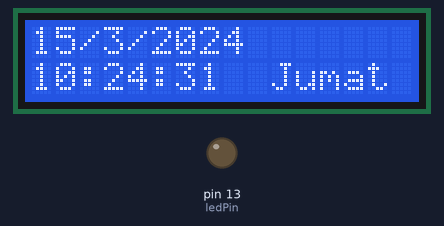
This sketch was run on a simulated Arduino Uno, built with avr-gcc and run on an emulated ATmega328P. Shown: 16×2 character LCD, output pins drawn as LEDs (lit = HIGH). The local clock reads 2024-03-15 10:24:30 at power-on unless the sketch sets it.

Above: at 1.1 s.
At 5.2 s:
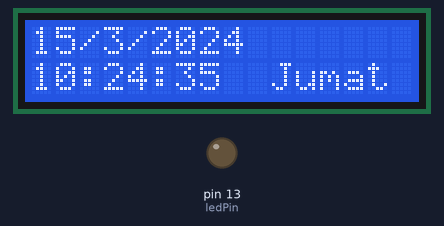
At 10.3 s:
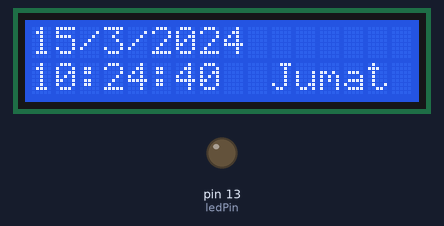
At 19.6 s:
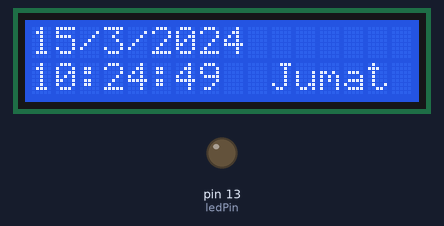
At 28.8 s:
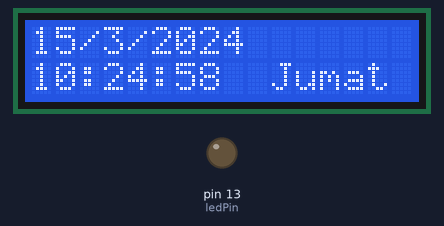
At 38.1 s:
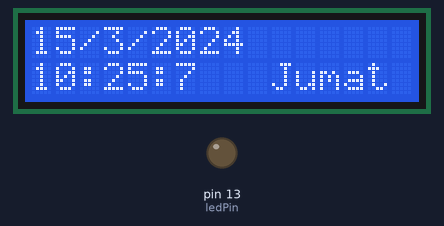

Measured:
- what the display in image 0 shows lasts 1.1 s, from 1.0 s to 2.1 s

The sketch:

15_rtcAlarm2.ino
```cpp
#include <Wire.h>
#include <LiquidCrystal_I2C.h>
#include "RTClib.h"

RTC_DS3231 rtc;
DateTime now;
LiquidCrystal_I2C lcd(0x27, 16, 2);

const int ledPin = 13;
bool ledState = false;
bool stateAlarm = false;
bool displayAlarmLCD = false;
bool alarmActive = false;
unsigned int lastPrint = 0;
unsigned int lastBlink = 0;
unsigned int lastDisplayTime = 0;
int intervalPrint = 1000;
int intervalBlink = 200;
int intervalDisplay = 1000;

const int setAlarmHour = 14;
const int setAlarmMinute = 19;

char daysOfTheWeek[7][12] = { "Minggu", "Senin", "Selasa", "Rabu", "Kamis", "Jumat", "Sabtu" };

void setup() {
  Serial.begin(57600);

  if (!rtc.begin()) {
    Serial.println("Couldn't find RTC");
    Serial.flush();
    while (1) delay(10);
  }

  if (rtc.lostPower()) {
    rtc.adjust(DateTime(F(__DATE__), F(__TIME__)));
    // rtc.adjust(DateTime(2014, 1, 21, 3, 0, 0));
  }

  lcd.init();
  lcd.backlight();

  //rtc.adjust(DateTime(F(__DATE__), F(__TIME__)));

  pinMode(ledPin, OUTPUT);
}

void loop() {
  now = rtc.now();

  if (millis() - lastPrint >= intervalPrint) {
    tampilLCD();
    lastPrint = millis();
  }


  if ((now.hour() == setAlarmHour) && (now.minute() >= setAlarmMinute) && (now.minute() < setAlarmMinute + 2)) {

    displayAlarmLCD = false;
    alarmActive = true;

    if (millis() - lastBlink >= intervalBlink) {
      ledState = !ledState;
      digitalWrite(ledPin, ledState);

      lastBlink = millis();
    }
  } else {
    if (alarmActive && !displayAlarmLCD) {
      lcd.clear();
      lcd.print("ALARM MATI");
      digitalWrite(ledPin, LOW);
      alarmActive = false;
      displayAlarmLCD = true;
      lastDisplayTime = millis();
    }
    if (displayAlarmLCD && millis() - lastDisplayTime >= intervalDisplay) {
      lcd.clear();
      displayAlarmLCD = false;
    }
  }
}

void tampilLCD() {
  lcd.clear();

  lcd.setCursor(0, 0);
  lcd.print(now.day());
  lcd.print("/");
  lcd.print(now.month());
  lcd.print("/");
  lcd.print(now.year());
  lcd.setCursor(0, 1);
  lcd.print(now.hour());
  lcd.print(":");
  lcd.print(now.minute());
  lcd.print(":");
  lcd.print(now.second());
  lcd.setCursor(10, 1);
  lcd.print(daysOfTheWeek[now.dayOfTheWeek()]);
}
```
